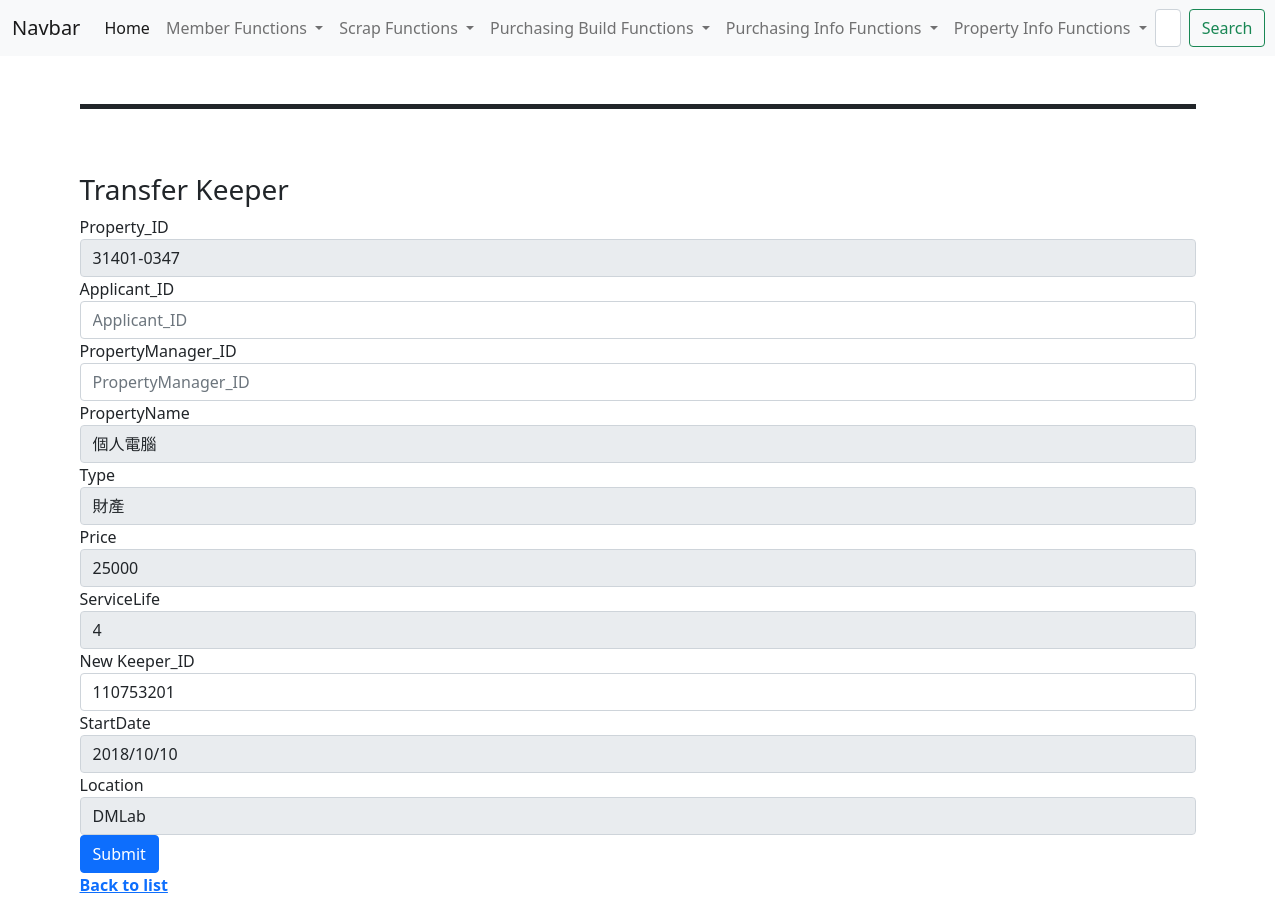
Page /pp_info/transfer/31401-0347 on the committed database.
### tables this page shows
CREATE TABLE "Property" (
	"Property_ID" [nchar](10) NOT NULL,
	"PropertyName" [nvarchar](50) NULL,
	"Type" [nchar](10) NULL,
	"Price" [int] NULL,
	"ServiceLife" [int] NULL,
	"Keeper_ID" [nchar](10) NULL DEFAULT "ex-member",
	"StartDate" [date] NULL,
	"Location" [nvarchar](50) NULL,
	PRIMARY KEY("Property_ID"),
	CONSTRAINT PpKPMemFK
		FOREIGN KEY ("Keeper_ID") REFERENCES Member(Member_ID)
			ON DELETE SET DEFAULT ON UPDATE Cascade
);

### view/property_info.py (the view)
    @pp_info_app.route("/transfer/<string:bookid>")
    def propertyTransfer(bookid):
        properties=db.session.execute("SELECT * FROM Property where Property_ID=:book_id",{"book_id":bookid}).fetchall()
        return render_template("transferProperty.html",book=properties )

### view/member_register.py (called while the page is built)
@event.listens_for(Engine, "connect")
def set_sqlite_pragma(dbapi_connection, connection_record):
    cursor = dbapi_connection.cursor()
    cursor.execute("PRAGMA foreign_keys=ON")
    cursor.close()

### view/purchase_build.py (called while the page is built)
@event.listens_for(Engine, "connect")
def set_sqlite_pragma(dbapi_connection, connection_record):
    cursor = dbapi_connection.cursor()
    cursor.execute("PRAGMA foreign_keys=ON")
    cursor.close()

### view/purchase_info.py (called while the page is built)
@event.listens_for(Engine, "connect")
def set_sqlite_pragma(dbapi_connection, connection_record):
    cursor = dbapi_connection.cursor()
    cursor.execute("PRAGMA foreign_keys=ON")
    cursor.close()

### templates/transferProperty.html (shortened to what this page needs)
{% extends "parts/base.html" %}
{% block page_content %}
{{ super() }}
<h1>&nbsp</h1>
<form action="{{ url_for('property_info_app.transfer')}}" method="post">
    <h3>Transfer Keeper</h3>
    {% for bk in book %}
    <div class="form-group">
        Property_ID<input class="form-control" type="text" name="property_id" placeholder="Property_ID" value={{bk[0]}} readonly>
    </div>
    <div class="form-group">
        Applicant_ID<input class="form-control" type="text" name="applicant_id" placeholder="Applicant_ID">
    </div>
    <div class="form-group">
        PropertyManager_ID<input class="form-control" type="text" name="propertymanager_id" placeholder="PropertyManager_ID">
    </div>
    <div class="form-group">
        PropertyName<input class="form-control" type="text" name="propertyname" placeholder="PropertyName" value={{bk[1]}} readonly>
    </div>
    <div class="form-group">
        Type<input class="form-control" type="text" name="type" placeholder="Type" value={{bk[2]}} readonly>
    </div>
    <div class="form-group">
        Price<input class="form-control" type="text" name="price" placeholder="Price" value={{bk[3]}} readonly>
    </div>
    <div class="form-group">
        ServiceLife<input class="form-control" type="text" name="servicelife" placeholder="ServiceLife" value={{bk[4]}} readonly>
    </div>
    <div class="form-group">
       New Keeper_ID<input class="form-control" type="text" name="keeper_id" placeholder="Keeper_ID" value={{bk[5]}}>
    </div>
    <div class="form-group">
        StartDate<input class="form-control" type="text" name="startdate" placeholder="StartDate" value={{bk[6]}} readonly>
    </div>
    <div class="form-group">
        Location<input class="form-control" type="text" name="location" placeholder="Location" value={{bk[7]}} readonly>
    </div>
    <div class="form-group">
        <button class="btn btn-primary">Submit</button>
    </div>
    {% endfor %}
    </form>
    <b><a href="/pp_info/propertylist">Back to list</a></b>
{% endblock page_content %}

### rows in the picture
Property: property_id "31401-0347", propertyname "個人電腦", type "財產", price "25000", servicelife "4", keeper_id "110753201", startdate "2018/10/10", location "DMLab"
